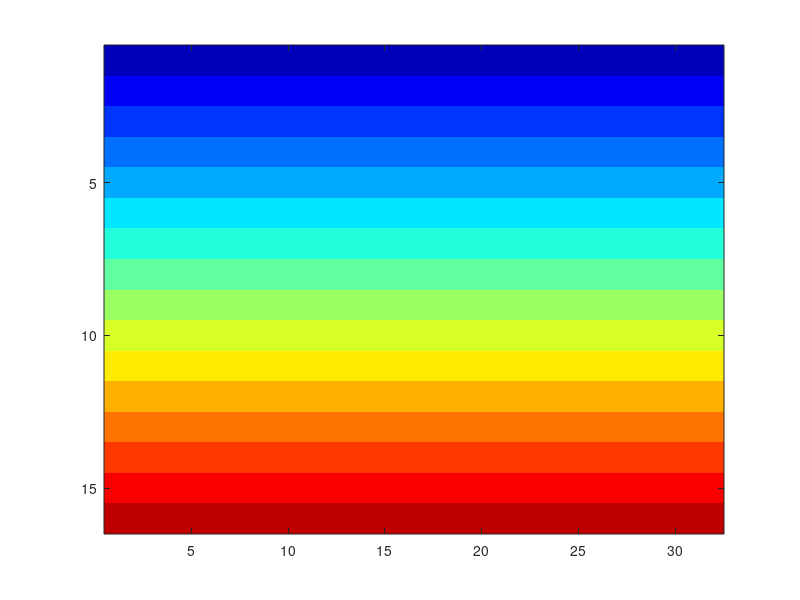

MATLAB code for this plot:
% Plot color maps for each readout configuration

nwire = 16;
MEA = zeros(16,32);

for i = 1:nwire
    MEA(i:nwire:end) = (256/nwire - 1) * i;
end
figure(1)
% Display it.
image(MEA);
% Initialize a color map array of 256 colors.
colorMap = jet(256);
% Apply the colormap and show the colorbar
colormap(colorMap);
